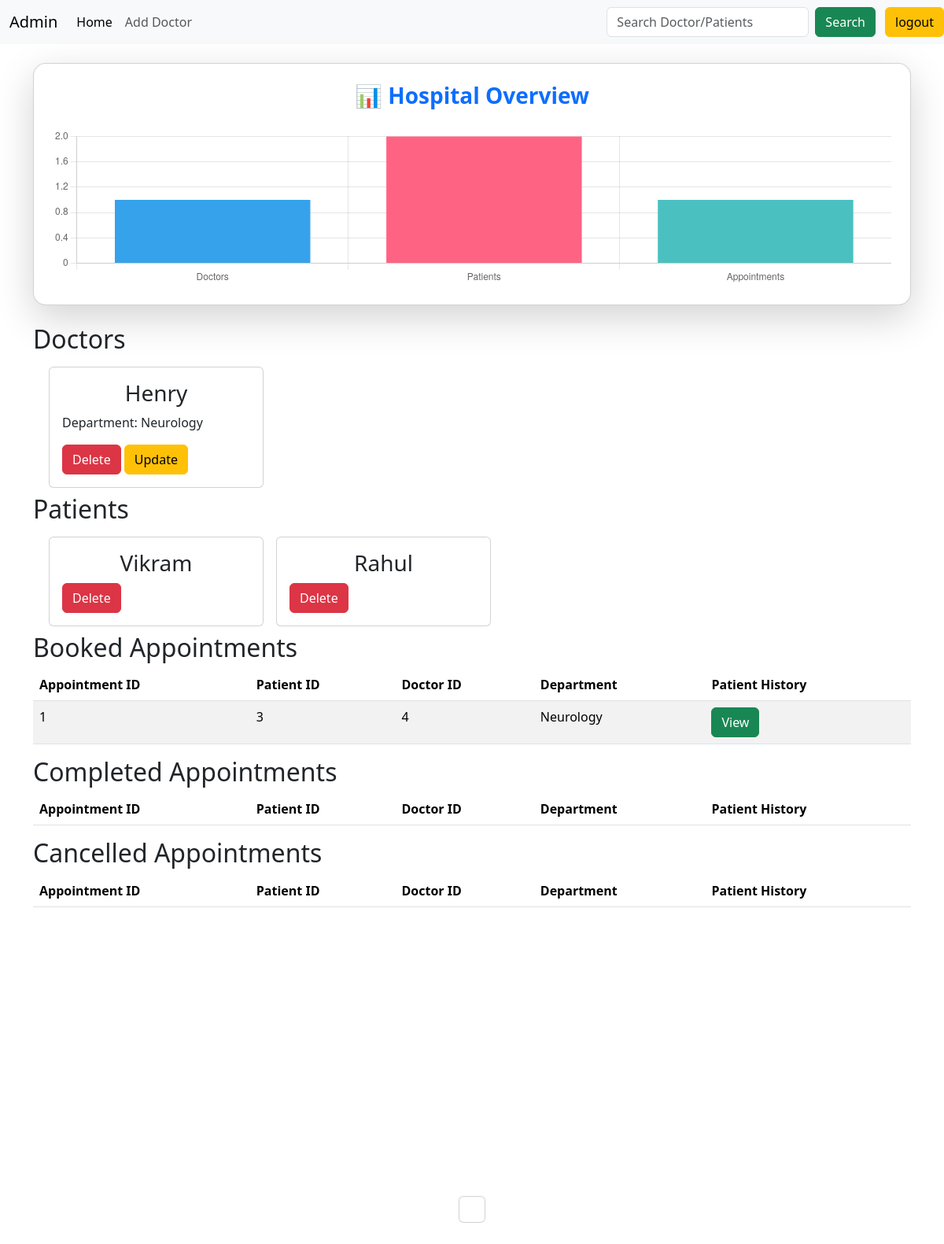
The page /admin_dashboard (signed in) on the database as committed earlier.
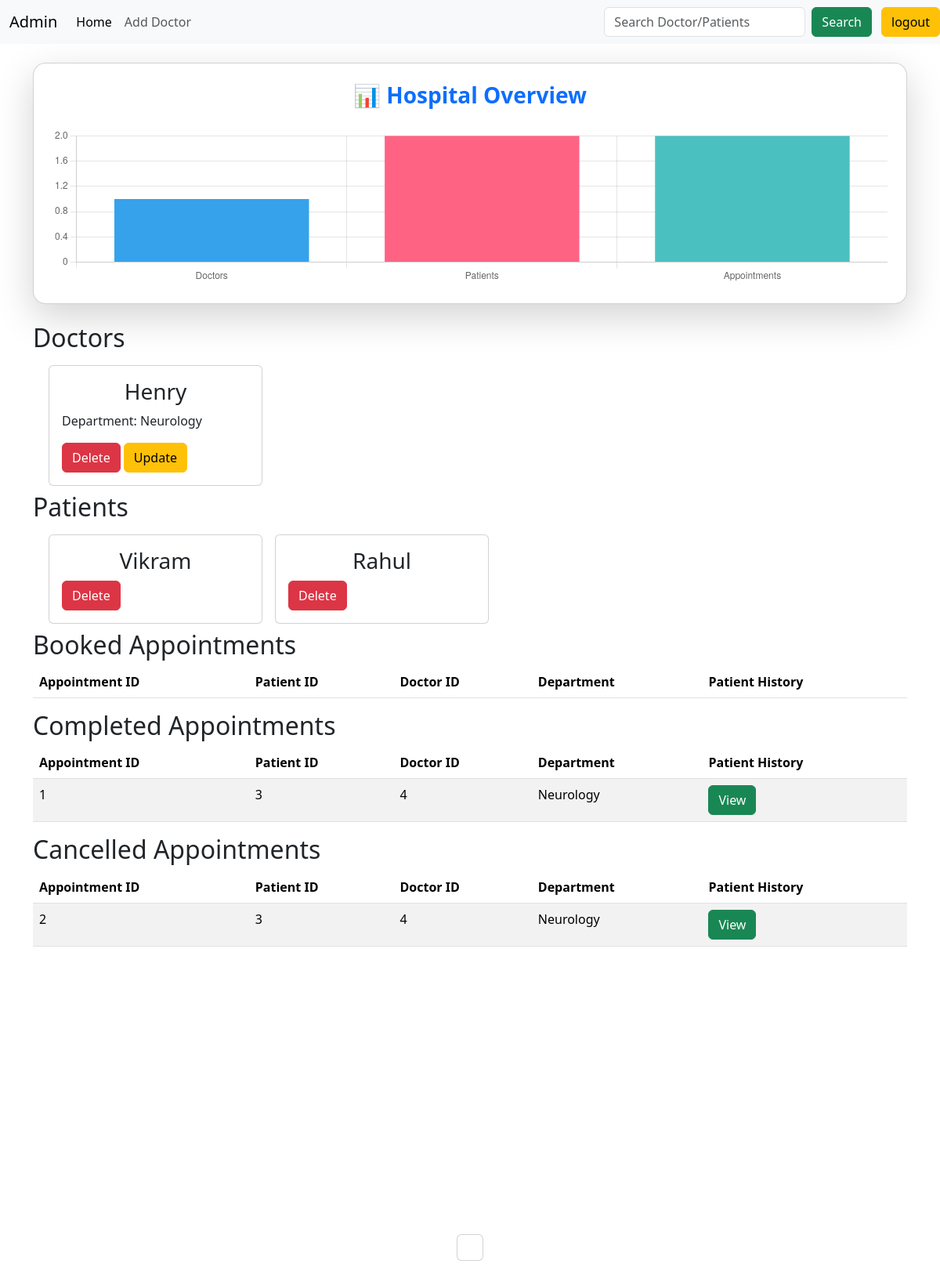
The same page on the database as committed later.
### application/models.py (models this page shows)
class Doctor(db.Model):
    __tablename__ = "doctor"
    id=db.Column(db.Integer(),primary_key=True,autoincrement=True)
    doctor_id = db.Column(db.Integer(),db.ForeignKey('user.user_id'),nullable=False)
    name = db.Column(db.String(100),nullable=False)
    username = db.Column(db.String(100),nullable=False)
    department = db.Column(db.String(100),db.ForeignKey("department.department_name"),nullable=False)
    availability = db.Column(db.String(200), nullable=True)
    appointments = db.relationship("Appointment", backref="doctor", cascade="all, delete-orphan")

class Patient(db.Model):
    __tablename__ = "patient"
    id=db.Column(db.Integer(),primary_key=True,autoincrement=True)
    patient_id = db.Column(db.Integer, db.ForeignKey("user.user_id"), unique=True)
    name=db.Column(db.String(),nullable=False)
    username = db.Column(db.String(),nullable=False)
    age=db.Column(db.Integer(),nullable=False)
    gender=db.Column(db.String())
    contact=db.Column(db.String(),unique=True,nullable=False)
    address=db.Column(db.String())
    appointments=db.relationship("Appointment",backref="patient",cascade="all, delete-orphan")

class Appointment(db.Model):
    __tablename__ = "appointment"
    appointment_id = db.Column(db.Integer(),primary_key=True,autoincrement=True)
    patient_id = db.Column(db.Integer() , db.ForeignKey("patient.patient_id") ,nullable=False)
    doctor_id = db.Column(db.Integer() , db.ForeignKey("doctor.id"),nullable=True)
    date = db.Column(db.Date(),nullable = False)
    time = db.Column(db.Time(),nullable = False)
    status = db.Column(db.String(),nullable = False , default="Booked")

### application/admin_api.py (the view)
@api.route("/admin_dashboard",methods=["GET","POST"])
@login_required
def admin_dashboard():
    if current_user.role != "admin":
        flash("Access Denied","danger")
        return redirect(url_for('auth.login'))
    if request.method == "GET":
        all_doctors = Doctor.query.all()
        all_patients = Patient.query.all()
        booked = Appointment.query.filter_by(status="Booked").all()
        completed = Appointment.query.filter_by(status="Completed").all()
        cancelled = Appointment.query.filter_by(status="Cancelled").all()
        total_doctors = len(all_doctors)
        total_patients = len(all_patients)
        total_appointments = len(booked) + len(completed) + len(cancelled)
        appointment_status = {
            "Booked": len(booked),
            "Completed": len(completed),
            "Cancelled": len(cancelled)
        }
        doctor_department_map = {doc.doctor_id: doc.department for doc in Doctor.query.all()}
        return render_template("admin/admin_dashboard.html",
            doctors = all_doctors,
            patients = all_patients,
            booked=booked,
            completed=completed,
            cancelled=cancelled,
            doctor_department_map=doctor_department_map,
            total_doctors=total_doctors,
            total_patients=total_patients,
            total_appointments=total_appointments,
            appointment_status=appointment_status)

### templates/admin/admin_dashboard.html
{% extends "admin/layout.html" %}
{% block body %}
    <div class="container my-4">
        <div class="card shadow-lg p-4 mb-4 rounded-4">
            <h3 class="text-center text-primary mb-4 fw-bold">📊 Hospital Overview</h3>
            <canvas id="summaryChart" height="200"></canvas>
        </div>
    <h2>Doctors</h2>
    <div class="container-fluid d-flex flex-wrap">
        {% for doc in doctors %}
        <div class="card col-3 m-2">
            <div class="card-body">
                <h3 align="center">{{ doc.name }}</h3>
                <p>Department: {{ doc.department }}</p>
                <a href="{{ url_for('admin_api.delete_doctor', id=doc.id) }}" class="btn btn-danger">Delete</a>
                <a href="{{ url_for('admin_api.update_doctor', doctor_id=doc.doctor_id) }}" class="btn btn-warning">Update</a>
            </div>
        </div>
        {% endfor %}
    </div>
    <h2>Patients</h2>
    <div class="container-fluid d-flex flex-wrap">
        {% for pat in patients %}
            <div class="card col-3 m-2">
                <div class="card-body">
                    <h3 align="center">{{ pat.name }}</h3>
                    <a href="{{ url_for('admin_api.delete_patient', id=pat.id) }}" class="btn btn-danger">Delete</a>
                </div>
            </div>
        {% endfor %}
    </div>
    <h2>Booked Appointments</h2>
    <table class="table table-striped">
        <thead>
            <tr>
                <th>Appointment ID</th>
                <th>Patient ID</th>
                <th>Doctor ID</th>
                <th>Department</th>
                <th>Patient History</th>
            </tr>
        </thead>
        <tbody>
        {% for appt in booked %}
            <tr>
                <td>{{ appt.appointment_id }}</td>
                <td>{{ appt.patient_id }}</td>
                <td>{{ appt.doctor_id }}</td>
                <td>{{ doctor_department_map.get(appt.doctor_id, "N/A") }}</td>
                <td>
                    <a href="{{ url_for('admin_api.patient_history',patient_id=appt.patient_id)}}" class="btn btn-success">View</a>
                </td>
            </tr>
        {% endfor %}
        </tbody>
    </table>
    <h2>Completed Appointments</h2>
    <table class="table table-striped">
        <thead>
            <tr>
                <th>Appointment ID</th>
                <th>Patient ID</th>
                <th>Doctor ID</th>
                <th>Department</th>
                <th>Patient History</th>
            </tr>
        </thead>
        <tbody>
        {% for appt in completed %}
            <tr>
                <td>{{ appt.appointment_id }}</td>
                <td>{{ appt.patient_id }}</td>
                <td>{{ appt.doctor_id }}</td>
                <td>{{ doctor_department_map.get(appt.doctor_id, "N/A") }}</td>
                <td>
                    <a href="{{ url_for('admin_api.patient_history',patient_id=appt.patient_id)}}" class="btn btn-success">View</a>
                </td>
            </tr>
        {% endfor %}
        </tbody>
    </table>
    <h2>Cancelled Appointments</h2>
    <table class="table table-striped">
        <thead>
            <tr>
                <th>Appointment ID</th>
                <th>Patient ID</th>
                <th>Doctor ID</th>
                <th>Department</th>
                <th>Patient History</th>
            </tr>
        </thead>
        <tbody>
        {% for appt in cancelled %}
            <tr>
                <td>{{ appt.appointment_id }}</td>
                <td>{{ appt.patient_id }}</td>
                <td>{{ appt.doctor_id }}</td>
                <td>{{ doctor_department_map.get(appt.doctor_id, "N/A") }}</td>
                <td>
                    <a href="{{ url_for('admin_api.patient_history',patient_id=appt.patient_id)}}" class="btn btn-success">View</a>
                </td>
            </tr>
        {% endfor %}
        </tbody>
    </table>
    </div>
    <script>
        // Data from Flask (Jinja2)
        const totalDoctors = {{ total_doctors | tojson }};
        const totalPatients = {{ total_patients | tojson }};
        const totalAppointments = {{ total_appointments | tojson }};
        // Bar Chart - Summary
        const ctx1 = document.getElementById('summaryChart').getContext('2d');
        new Chart(ctx1, {
            type: 'bar',
            data: {
                labels: ['Doctors', 'Patients', 'Appointments'],
                datasets: [{
                    label: 'Hospital Overview',
                    data: [totalDoctors, totalPatients, totalAppointments],
                    backgroundColor: ['#36A2EB', '#FF6384', '#4BC0C0']
                }]
            },
            options: {
                responsive: true,
                plugins: { legend: { display: false } }
            }
        });
    </script>
{% endblock %}

Rows that differ between the two databases and show on the page:
changed Appointment id 1: moves from the list under "Booked Appointments" to the list under "Completed Appointments"
added Appointment: appointment_id "2", patient_id "3", doctor_id "4", {{ doctor_department_map.get(appt.doctor_id, "N/A") }} "Neurology", shown under "Cancelled Appointments"
Other text that changed with them:
chart data {{ total_appointments | tojson }}: 1 → 2
